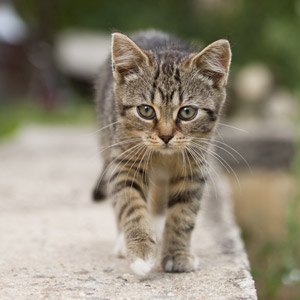
#> input picture cat.jpg, 300 x 300 px
$ python opencv2.py
#> lines starting #> are read from the running program, lines starting #| are printed output that depends on the picture; after the words box and inside, x2 and y2 are one past the last pixel; in counts of white or black regions, pixels touching at a corner belong together
import cv2

#元の画像の読み込み
img = cv2.imread("cat.jpg")
#> img is the input picture: shape (300, 300, 3); mean B, G, R 118, 136, 143.3

#倍率を変更した画像
resize = cv2.resize(img, (400, 400))

#回転した画像
rot = cv2.rotate(img, cv2.ROTATE_90_CLOCKWISE)
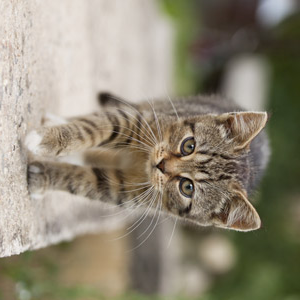
#> rot: shape (300, 300, 3); mean B, G, R 118, 136, 143.3

#二値化のためのグレースケールの画像の読み込み
gray = cv2.imread("cat.jpg", 0)
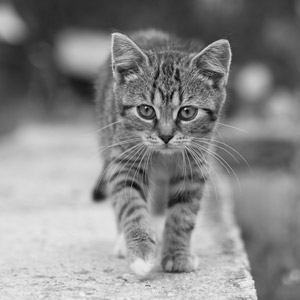
#> gray: shape (300, 300); min 0, max 246, mean 136.1

#二値化した画像
ret, img_threshold = cv2.threshold(gray, 100, 255, cv2.THRESH_BINARY)
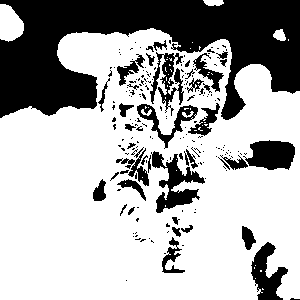
#> img_threshold: shape (300, 300); 68.2% white; 194 black regions (153 under 20 px), largest, box (x1, y1, x2, y2) and area: (0, 0, 300, 120) 19456, (151, 151, 205, 213) 1324, (243, 140, 295, 170) 1132

#それぞれの画像の表示
cv2.imshow("img", img)
cv2.imshow("resize", resize)
cv2.imshow("rot", rot)
cv2.imshow("thre", img_threshold)

cv2.imwrite("original_img.jpg", img)
cv2.imwrite("resize.jpg", resize)
cv2.imwrite("rot.jpg", rot)
cv2.imwrite("thre.jpg", img_threshold)
cv2.waitKey(0)
